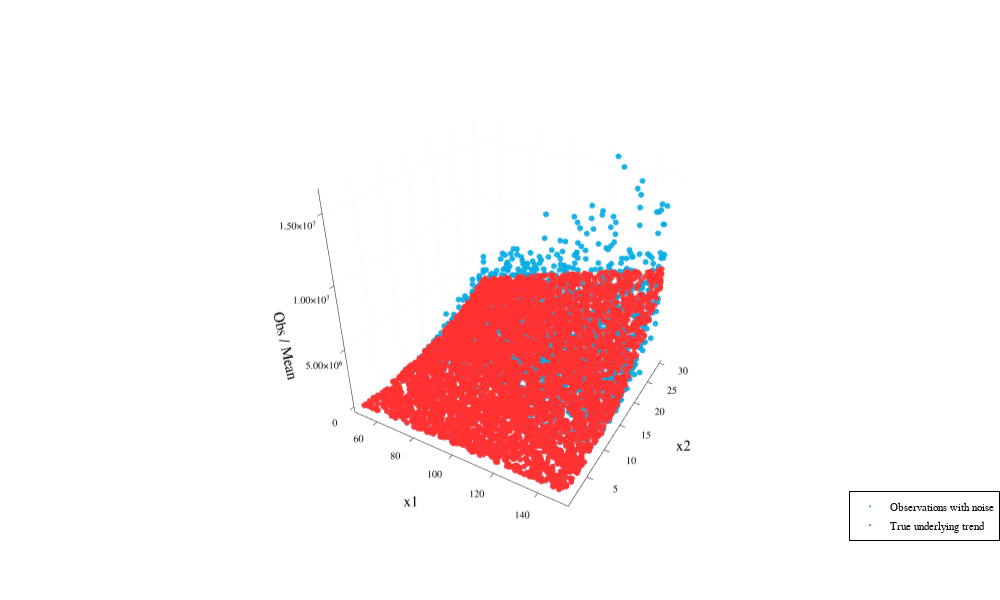

Write notebook code for a chart like this one.
### Markdown cell above
# Visualise Data

### Code cell
Plots.scatter(
    mockdata.x1,
    mockdata.x2,
    mockdata.Y_obs,
    label = "Observations with noise",
    markerstrokewidth = 0,
    markersize = 1,          # smaller dots
    alpha = 0.9,              # more transparency
    color = :deepskyblue3,      # clearer blue than default
    xlabel = "x1",
    ylabel = "x2",
    zlabel = "Obs / Mean",
    legend = :bottomright,
    size = (1000,600)
)

Plots.scatter!(
    mockdata.x1,
    mockdata.x2,
    mockdata.mean,
    label = "True underlying trend",
    markerstrokewidth = 0,
    markersize = 1,          # slightly larger for emphasis
    alpha = 0.9,               # solid but not harsh
    color = :firebrick2        # strong red, not neon
)

# plot!(
#     gridalpha = 0.12,
#     camera = (30, 25)
# )

### Figure 1 — Plotly figure (JSON) as saved in the notebook; plotly's stock layout.template omitted (floating-point values rounded to 4 significant figures; data arrays with more than 128 entries replaced by an {"elided": "..."} marker saying what was removed)
{"data": [{"colorbar": {"len": 0.9429, "title": "", "x": 0.9961, "y": 0.522}, "legendgroup": "Observations with noise", "marker": {"color": "rgba(0, 154, 205, 0.900)", "line": {"color": "rgba(0, 0, 0, 0.900)", "width": 0}, "size": 2, "symbol": "circle"}, "mode": "markers", "name": "Observations with noise", "scene": "scene", "showlegend": true, "type": "scatter3d", "x": {"elided": "5000 float values"}, "xaxis": "x", "y": {"elided": "5000 float values"}, "yaxis": "y", "z": {"elided": "5000 float values"}, "zaxis": "z"}, {"colorbar": {"len": 0.9429, "title": "", "x": 0.9961, "y": 0.522}, "legendgroup": "True underlying trend", "marker": {"color": "rgba(238, 44, 44, 0.900)", "line": {"color": "rgba(0, 0, 0, 0.900)", "width": 0}, "size": 2, "symbol": "circle"}, "mode": "markers", "name": "True underlying trend", "scene": "scene", "showlegend": true, "type": "scatter3d", "x": {"elided": "5000 float values"}, "xaxis": "x", "y": {"elided": "5000 float values"}, "yaxis": "y", "z": {"elided": "5000 float values"}, "zaxis": "z"}], "layout": {"annotations": [], "height": 600, "legend": {"bgcolor": "rgba(255, 255, 255, 1.000)", "bordercolor": "rgba(0, 0, 0, 1.000)", "borderwidth": 1, "font": {"color": "rgba(0, 0, 0, 1.000)", "family": "sans-serif", "size": 11}, "title": {"font": {"color": "rgba(0, 0, 0, 1.000)", "family": "sans-serif", "size": 15}, "text": ""}, "tracegroupgap": 0, "traceorder": "normal", "x": 1, "xanchor": "right", "y": 0.07, "yanchor": "bottom"}, "margin": {"b": 20, "l": 0, "r": 0, "t": 20}, "paper_bgcolor": "rgba(255, 255, 255, 1.000)", "plot_bgcolor": "rgba(255, 255, 255, 1.000)", "scene": {"camera": {"eye": {"x": 1.126, "y": -1.95, "z": 1.3}, "projection": "orthographic"}, "domain": {"x": [0.03699, 0.9961], "y": [0.05054, 0.9934]}, "xaxis": {"gridcolor": "rgba(0, 0, 0, 0.100)", "gridwidth": 0.5, "linecolor": "rgba(0, 0, 0, 1.000)", "mirror": false, "range": [47.01, 153.0], "showgrid": true, "showline": true, "showticklabels": true, "tickangle": 0, "tickcolor": "rgb(0, 0, 0)", "tickfont": {"color": "rgba(0, 0, 0, 1.000)", "family": "sans-serif", "size": 11}, "tickmode": "array", "ticks": "inside", "ticktext": ["60", "80", "100", "120", "140"], "tickvals": [60, 80, 100, 120, 140], "title": "x1", "titlefont": {"color": "rgba(0, 0, 0, 1.000)", "family": "sans-serif", "size": 15}, "type": "-", "visible": true, "zeroline": false, "zerolinecolor": "rgba(0, 0, 0, 1.000)"}, "yaxis": {"gridcolor": "rgba(0, 0, 0, 0.100)", "gridwidth": 0.5, "linecolor": "rgba(0, 0, 0, 1.000)", "mirror": false, "range": [0.1355, 30.86], "showgrid": true, "showline": true, "showticklabels": true, "tickangle": 0, "tickcolor": "rgb(0, 0, 0)", "tickfont": {"color": "rgba(0, 0, 0, 1.000)", "family": "sans-serif", "size": 11}, "tickmode": "array", "ticks": "inside", "ticktext": ["5", "10", "15", "20", "25", "30"], "tickvals": [5, 10, 15, 20, 25, 30], "title": "x2", "titlefont": {"color": "rgba(0, 0, 0, 1.000)", "family": "sans-serif", "size": 15}, "type": "-", "visible": true, "zeroline": false, "zerolinecolor": "rgba(0, 0, 0, 1.000)"}, "zaxis": {"gridcolor": "rgba(0, 0, 0, 0.100)", "gridwidth": 0.5, "linecolor": "rgba(0, 0, 0, 1.000)", "mirror": false, "range": [-483700.0, 16610000.0], "showgrid": true, "showline": true, "showticklabels": true, "tickangle": 0, "tickcolor": "rgb(0, 0, 0)", "tickfont": {"color": "rgba(0, 0, 0, 1.000)", "family": "sans-serif", "size": 11}, "tickmode": "array", "ticks": "inside", "ticktext": ["0", "5.00×10⁶", "1.00×10⁷", "1.50×10⁷"], "tickvals": [0, 5000000, 10000000, 15000000], "title": "Obs / Mean", "titlefont": {"color": "rgba(0, 0, 0, 1.000)", "family": "sans-serif", "size": 15}, "type": "-", "visible": true, "zeroline": false, "zerolinecolor": "rgba(0, 0, 0, 1.000)"}}, "showlegend": true, "width": 1000}}
